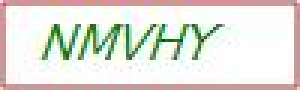
#> input picture 2.jpg, 100 x 30 px (shown 3 times larger)
$ python -i userimageski.py   (imports and definitions only)   (older library calls are emulated)
#> lines starting #> are read from the running program, lines starting #| are printed output that depends on the picture; after the words box and inside, x2 and y2 are one past the last pixel; in counts of white or black regions, pixels touching at a corner belong together
import numpy as np
from skimage.io import imread
from skimage.filters import threshold_otsu
from skimage.transform import resize
import pickle
from matplotlib import pyplot as plt
from skimage.morphology import closing, square
from skimage.measure import regionprops
from skimage import restoration
from skimage import measure
from skimage.color import label2rgb
import matplotlib.patches as mpatches


class UserData():
    """
    class in charge of dealing with User Image input.
    the methods provided are finalized to process the image and return
    the text contained in it.
    """

    def __init__(self, image_file):
        """
        reads the image provided by the user as grey scale and preprocesses it.
        """
#> called with image_file = '2.jpg'
        self.image = imread(image_file, as_grey=True)
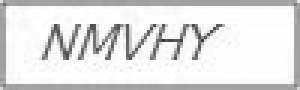
#> self.image: shape (30, 100) float64 (shown 3 times larger); min 0.219, max 1, mean 0.884
        self.preprocess_image()

    def preprocess_image(self):
        """
        Denoises and increases contrast.
        """
        image = restoration.denoise_tv_chambolle(self.image, weight=0.1)
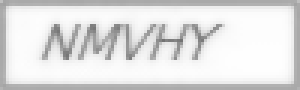
#> image: shape (30, 100) float64 (shown 3 times larger); min 0.449, max 0.998, mean 0.884
        thresh = threshold_otsu(image)
#> thresh = 0.815
        self.bw = closing(image > thresh, square(2))
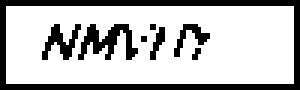
#> self.bw: shape (30, 100) bool (shown 3 times larger); 74% white; 8 black regions (3 under 20 px), largest, box (x1, y1, x2, y2) and area: (0, 0, 100, 30) 504, (26, 8, 46, 20) 117, (14, 8, 27, 20) 70, (58, 8, 70, 19) 47, (50, 9, 55, 20) 26
        self.cleared = self.bw.copy()
        return self.cleared

    def get_text_candidates(self):
        """
        identifies objects in the image. Gets contours, draws rectangles around them
        and saves the rectangles as individual images.
        """
        label_image = measure.label(self.cleared)
        borders = np.logical_xor(self.bw, self.cleared)
#> borders: shape (30, 100) bool; every value is 0
        label_image[borders] = -1

        coordinates = []
        i = 0

        for region in regionprops(label_image):
            if region.area > 10:
                minr, minc, maxr, maxc = region.bbox
                margin = 3
                minr, minc, maxr, maxc = minr - margin, minc - margin, maxr + margin, maxc + margin
                roi = self.image[minr:maxr, minc:maxc]
                if roi.shape[0] * roi.shape[1] == 0:
                    continue
                else:
                    if i == 0:
                        samples = resize(roi, (20, 20))
                        coordinates.append(region.bbox)
                        i += 1
                    elif i == 1:
                        roismall = resize(roi, (20, 20))
                        samples = np.concatenate((samples[None, :, :], roismall[None, :, :]), axis=0)
                        coordinates.append(region.bbox)
                        i += 1
                    else:
                        roismall = resize(roi, (20, 20))
                        samples = np.concatenate((samples[:, :, :], roismall[None, :, :]), axis=0)
                        coordinates.append(region.bbox)
#> this loop made 1 pass
#> (minr, minc, maxr, maxc, margin, roi, i) on pass 1: (-1, -1, 31, 101, 3, [0.834], 1)
#> after the loop, coordinates = [(2, 2, 28, 98)]; i = 1

        self.candidates = {
            'fullscale': samples,
            'flattened': samples.reshape((samples.shape[0], -1)),
            'coordinates': np.array(coordinates)
        }

        print('Images After Contour Detection')
        print('Fullscale: ', self.candidates['fullscale'].shape)
#| Fullscale:  (20, 20)
        print('Flattened: ', self.candidates['flattened'].shape)
#| Flattened:  (20, 20)
        print('Contour Coordinates: ', self.candidates['coordinates'].shape)
#| Contour Coordinates:  (1, 4)
        print('============================================================')

        return self.candidates

    # [62 lines left out: functions select_text_among_candidates, classify_text, realign_text, not called in this run]

>>> result = UserData('2.jpg').get_text_candidates()
#> result = 3 items
